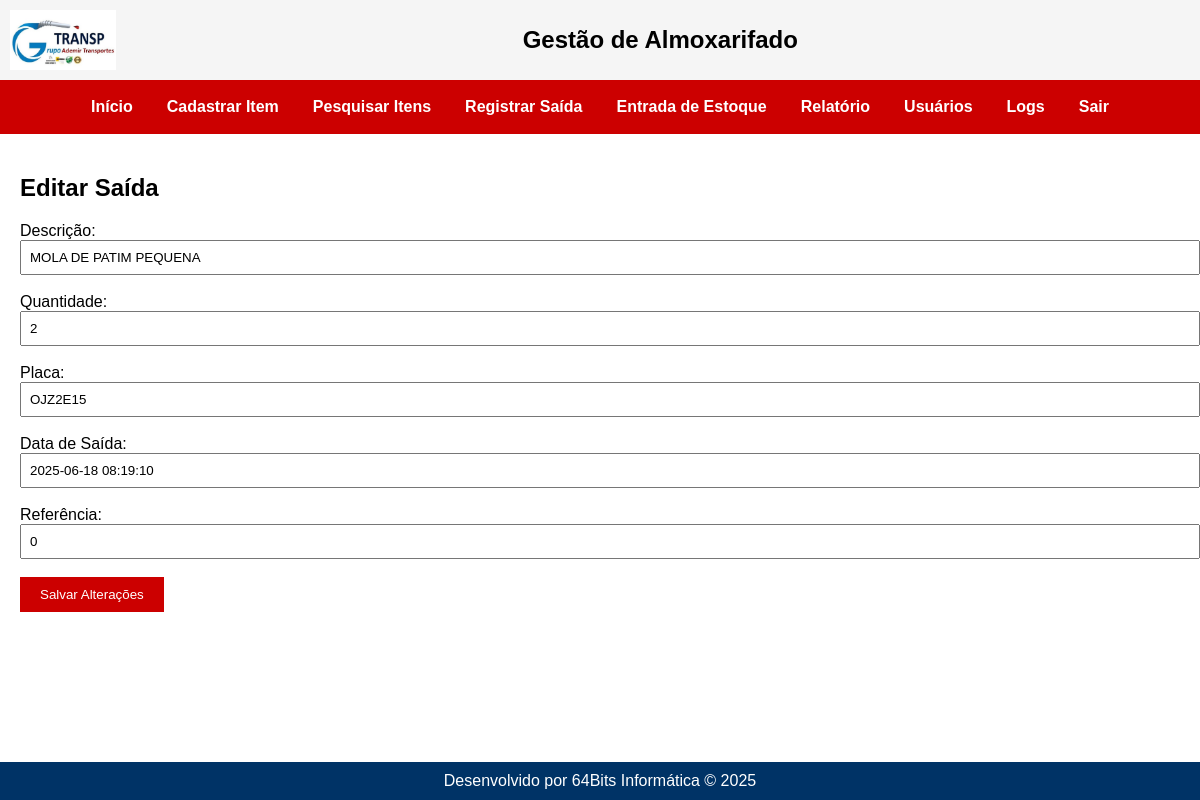
/saidas/editar/47/2025-06-18 08:19:10 (signed in), run on the app's committed database.
### tables this page shows
CREATE TABLE saidas (
        id INTEGER PRIMARY KEY AUTOINCREMENT,
        item_id INTEGER,
        descricao TEXT,
        quantidade INTEGER,
        placa TEXT,
        data_saida TEXT, referencia TEXT,
        FOREIGN KEY (item_id) REFERENCES itens(id)
    );

### routes/saidas.py (the view, shortened to what this page needs)
@saidas_bp.route('/editar/<int:item_id>/<data_saida>', methods=['GET', 'POST'])
def editar_saida(item_id, data_saida):
    tipo = session.get('tipo')
    if tipo not in ('MASTER', 'COMUM'):
        flash("Acesso negado: você não tem permissão para editar saídas.", "erro")
        return redirect('/saidas/relatorio')
    conn = conectar_db()
    cursor = conn.cursor()
    cursor.execute("""
        SELECT descricao, quantidade, placa, data_saida, referencia
        FROM saidas WHERE item_id = ? AND data_saida = ?
    """, (item_id, data_saida))
    saida = cursor.fetchone()
    if not saida:
        flash("Saída não encontrada.", "erro")
        return redirect('/saidas/relatorio')
    return render_template("editar_saida.html", item_id=item_id, saida=saida, pode_modificar=True)

### app.py (called while the page is built)
@app.before_request
def proteger_rotas():
    print(f"DEBUG - Endpoint acessado: {request.endpoint}")
    rotas_livres = [
        'auth.login',
        'static',
        'usuarios.cadastro_usuario',
    ]
    if 'usuario' not in session and request.endpoint not in rotas_livres:
        flash("Sua sessão expirou. Faça login novamente.", "erro")
        return redirect('/')

### models.py (called while the page is built)
def conectar_db():
    conn = sqlite3.connect(DB_PATH)
    conn.row_factory = sqlite3.Row
    return conn

### templates/editar_saida.html (shortened to what this page needs)
{% extends 'base.html' %}
{% block conteudo %}
<h2>Editar Saída</h2>
<form method="POST">
  <label>Descrição:</label><br>
  <input type="text" value="{{ saida.descricao }}" readonly style="width: 100%; padding: 8px;"><br><br>
  <label>Quantidade:</label><br>
  <input type="text" name="quantidade" value="{{ saida.quantidade }}" style="width: 100%; padding: 8px;"><br><br>
  <label>Placa:</label><br>
  <input type="text" name="placa" value="{{ saida.placa }}" style="width: 100%; padding: 8px;"><br><br>
  <label>Data de Saída:</label><br>
  <input type="text" name="data_saida" value="{{ saida.data_saida }}" style="width: 100%; padding: 8px;"><br><br>
  <label>Referência:</label><br>
  <input type="text" name="referencia" value="{{ saida.referencia }}" style="width: 100%; padding: 8px;"><br><br>
  <button type="submit" style="background-color: #cc0000; color: white; padding: 10px 20px; border: none;">Salvar Alterações</button>
</form>
{% endblock %}

### static/style.css (style rules this page uses)
html, body { height: 100%; margin: 0; padding: 0; font-family: Arial, sans-serif; }
.pagina-base { background-color: #ffffff; display: flex; flex-direction: column; min-height: 100%; }

### data on the page
saidas: descricao "MOLA DE PATIM PEQUENA", quantidade "2", placa "OJZ2E15", data_saida "2025-06-18 08:19:10", referencia "0"

### other printed values
{{ ano if ano else "2025" }} "2025"
